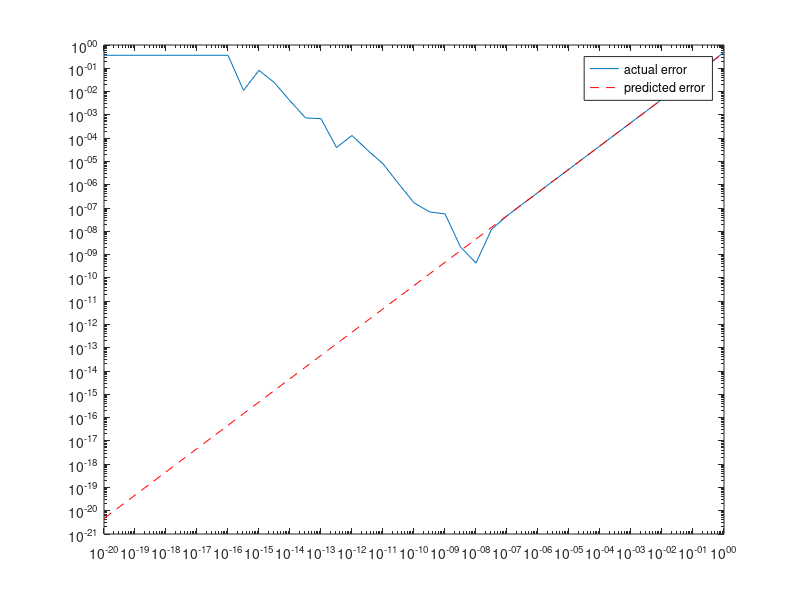

This figure's MATLAB source:
clear
% define function values
x0=1.2;
i=-20:0.5:0;
% h=10.^i;  %vectorized version of for loop (does the same thing)
for k = 1:length(i)
    h(k)=10^i(k);
end

%derivative approximation
df = (sin(x0+h)-sin(x0))./h;
err = abs(df-cos(x0));
loglog(h,err,h,(h/2)*abs(-sin(x0)),'r--')
legend('actual error','predicted error')
% result is due to roundoff errors